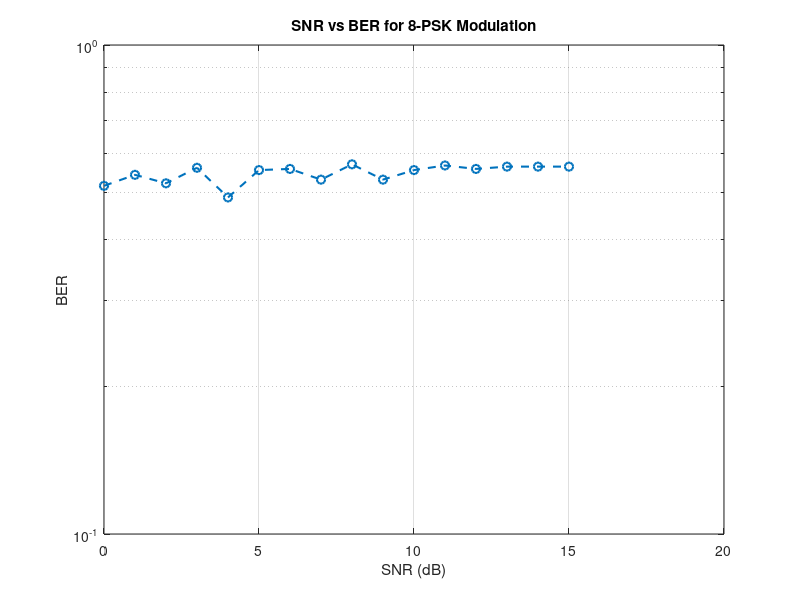

Recreate this plot in MATLAB.
clc;
clear;
close all;

% Parameters
M = 8;                          % Modulation order (8-PSK)
bps = log2(M);                  % Bits per symbol
txt = 'Information and Communication Engineering';  % Input text
symbols = double(txt);          % Convert text to double (ASCII)

% Symbol to Bit Mapping (Convert text to binary)
symbolToBitMapping = de2bi(symbols, 8, 'left-msb');  % 8-bit binary representation
totalNumberOfBits = numel(symbolToBitMapping);       % Total number of bits
inputReshapedBits = reshape(symbolToBitMapping, 1, totalNumberOfBits);  % Reshape to row vector

% Padding bits to make it divisible by bps (log2(M))
remainder = rem(totalNumberOfBits, bps);
if remainder == 0
    userPaddedData = inputReshapedBits;
else
    paddingBits = zeros(1, bps - remainder);  % Padding bits
    userPaddedData = [inputReshapedBits, paddingBits];  % Append padding
end

% Reshape the user data into symbols (group bits into bps size)
reshapedUserData = reshape(userPaddedData, [], bps);   % Group bits into symbols of size bps
bitToSymbolMapping = bi2de(reshapedUserData, 'left-msb');  % Convert to symbol indices

% Modulation (8-PSK modulation)
modulatedSymbol = pskmod(bitToSymbolMapping, M);  % Perform 8-PSK modulation

% SNR and BER Initialization
SNR = 0:15;                        % Range of SNR in dB
BER = zeros(size(SNR));            % Preallocate BER vector

% Simulation Loop for SNR
for idx = 1:length(SNR)
    % Add AWGN Noise to modulated symbols
    noisySymbols = awgn(modulatedSymbol, SNR(idx), 'measured');
    
    % Demodulation (8-PSK demodulation)
    demodulatedSymbol = pskdemod(noisySymbols, M);  % Demodulate symbols
    
    % Convert demodulated symbols back to bits
    demodulatedSymbolToBitMapping = de2bi(demodulatedSymbol, bps, 'left-msb');  % Convert to binary
    reshapedDemodulatedBits = reshape(demodulatedSymbolToBitMapping', 1, []);  % Reshape to row vector
    
    % Remove Padding Bits (if any)
    demodulatedBitsWithoutPadding = reshapedDemodulatedBits(1:totalNumberOfBits);  % Remove the padding bits
    
    % Calculate Bit Error Rate (BER)
    [~, ber] = biterr(inputReshapedBits, demodulatedBitsWithoutPadding);  % Calculate number of bit errors
    BER(idx) = ber;  % Store BER for current SNR value
end

% Plot SNR vs BER
figure(1);
semilogy(SNR, BER, 'o--', 'LineWidth', 1.5);  % Plot BER vs SNR on a log scale
grid on;
xlabel('SNR (dB)');
ylabel('BER');
title('SNR vs BER for 8-PSK Modulation');
